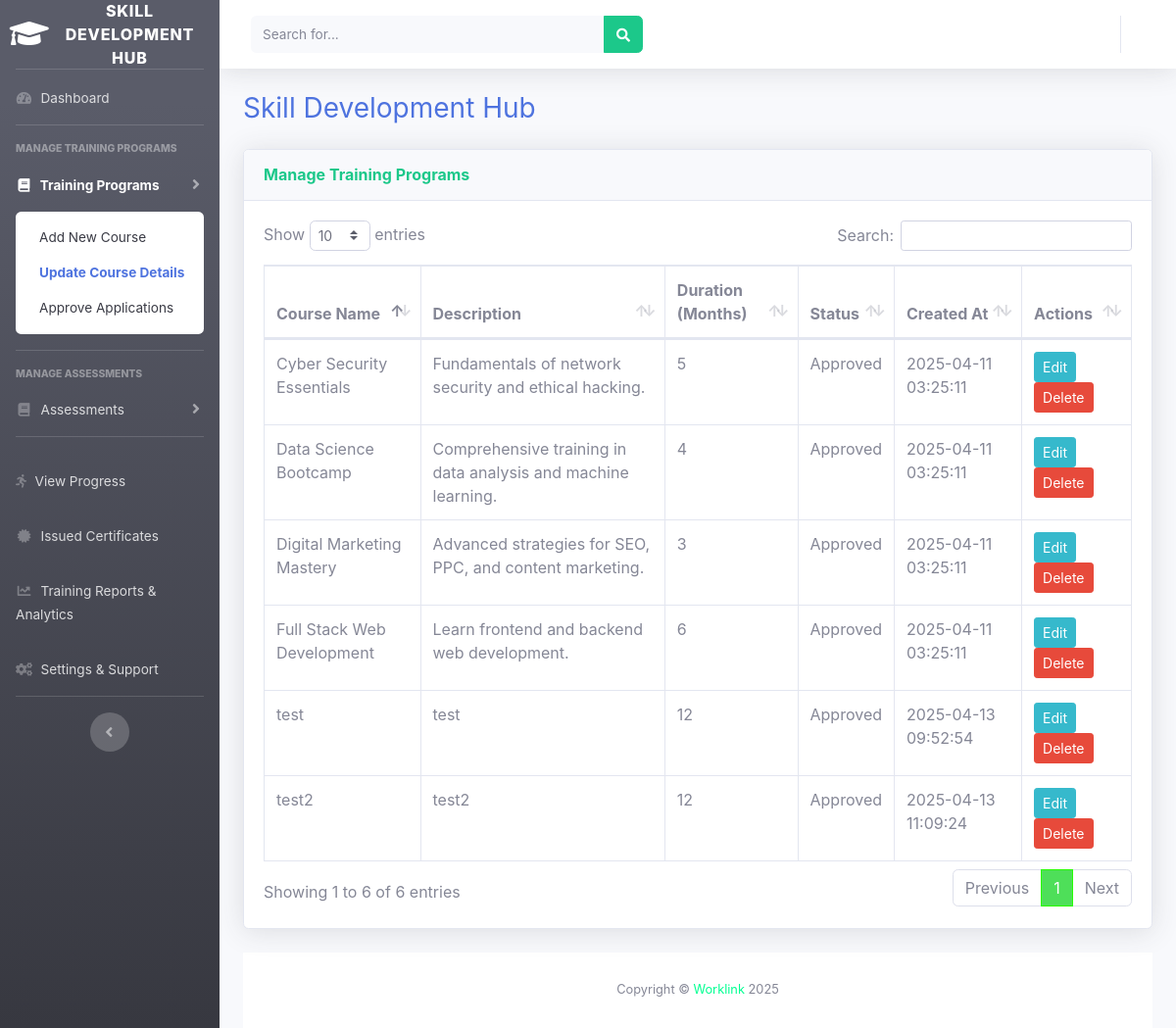
Page /trainingProvider/update_course.php (signed in) on the committed database.
### tables this page shows
CREATE TABLE `training_programs` (
  `id` int(11) NOT NULL,
  `provider_id` int(11) DEFAULT NULL,
  `training_provider_id` int(11) NOT NULL,
  `enrollment_count` int(11) DEFAULT NULL,
  `course_name` varchar(255) NOT NULL,
  `description` text NOT NULL,
  `duration` int(11) NOT NULL,
  `status` enum('Approved','Rejected','Pending') NOT NULL DEFAULT 'Pending',
  `created_at` timestamp NOT NULL DEFAULT current_timestamp(),
  `category` varchar(100) DEFAULT NULL,
  `completion_rate` decimal(5,2) DEFAULT 0.00,
  `updated_at` datetime DEFAULT current_timestamp() ON UPDATE current_timestamp()
);

### trainingProvider/update_course.php (the view, shortened to what this page needs)
<!DOCTYPE html>
<html lang="en">
<head>
    <link href="vendor/fontawesome-free/css/all.min.css" rel="stylesheet">
    <link href="css/sb-admin-2.min.css" rel="stylesheet">
    <link href="vendor/datatables/dataTables.bootstrap4.min.css" rel="stylesheet">
</head>
<body id="page-top">
<?php include('sidebar.php'); ?>
<?php include('header.php'); ?>
<div class="container-fluid">
    <h1 class="h3 mb-4 text-primary">Skill Development Hub</h1>
    <div class="card shadow mb-4">
        <div class="card-header py-3 d-flex justify-content-between align-items-center">
            <h6 class="m-0 font-weight-bold text-success">Manage Training Programs</h6>
        </div>
        <div class="card-body">
            <div class="table-responsive">
                <table class="table table-bordered" id="programsTable" width="100%" cellspacing="0">
                    <thead>
                        <tr>
                            <th>Course Name</th>
                            <th>Description</th>
                            <th>Duration (Months)</th>
                            <th>Status</th>
                            <th>Created At</th>
                            <th>Actions</th>
                        </tr>
                    </thead>
                    <tbody>
                        <?php
                        $providerId = $_SESSION['user_id'];
                        $result = mysqli_query($con, "SELECT tp.* FROM training_programs tp
                                                      INNER JOIN training_providers p ON tp.provider_id = p.user_id
                                                      WHERE p.user_id = $providerId");
                        while ($row = mysqli_fetch_assoc($result)) {
                            echo "<tr>
                                <td>{$row['course_name']}</td>
                                <td>{$row['description']}</td>
                                <td>{$row['duration']}</td>
                                <td>{$row['status']}</td>
                                <td>{$row['created_at']}</td>
                                <td>
                                    <button class='btn btn-info btn-sm editBtn' data-id='{$row['id']}'>Edit</button>
                                    <form method='POST' action='' class='d-inline'>
                                        <input type='hidden' name='delete_id' value='{$row['id']}'>
                                        <button class='btn btn-danger btn-sm' onclick=\"return confirm('Are you sure?');\">Delete</button>
                                    </form>
                                </td>
                              </tr>";
                        }
                        ?>
                    </tbody>
                </table>
            </div>
        </div>
    </div>
    <?php include_once('footer.php'); ?>
</body>
</html>

### rows in the picture
training_programs: course_name "Full Stack Web Development", description "Learn frontend and backend web development.", duration "6", status "Approved", created_at "2025-04-11 03:25:11"
training_programs: course_name "Data Science Bootcamp", description "Comprehensive training in data analysis and machine learning.", duration "4", status "Approved", created_at "2025-04-11 03:25:11"
training_programs: course_name "Digital Marketing Mastery", description "Advanced strategies for SEO, PPC, and content marketing.", duration "3", status "Approved", created_at "2025-04-11 03:25:11"
training_programs: course_name "Cyber Security Essentials", description "Fundamentals of network security and ethical hacking.", duration "5", status "Approved", created_at "2025-04-11 03:25:11"
training_programs: course_name "test", description "test", duration "12", status "Approved", created_at "2025-04-13 09:52:54"
training_programs: course_name "test2", description "test2", duration "12", status "Approved", created_at "2025-04-13 11:09:24"
